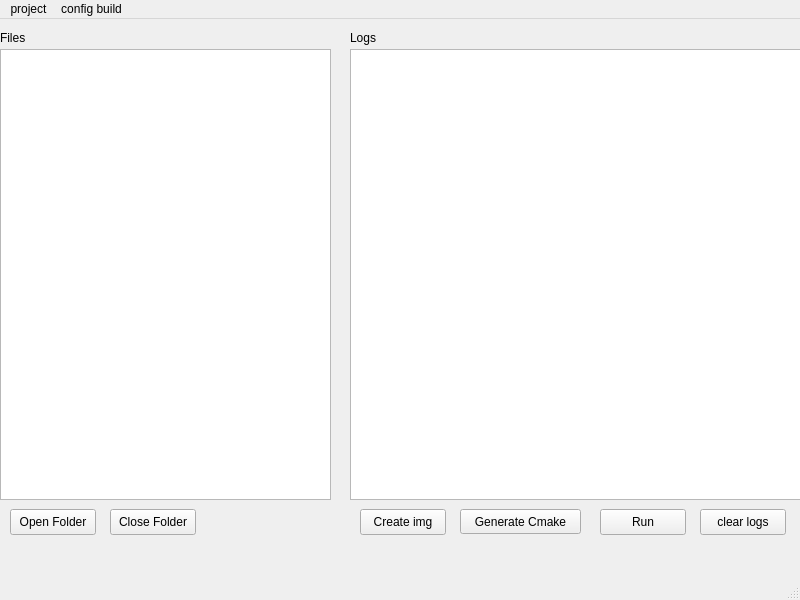
<?xml version="1.0" encoding="UTF-8"?>
<ui version="4.0">
 <class>MainWindow</class>
 <widget class="QMainWindow" name="MainWindow">
  <property name="geometry">
   <rect>
    <x>0</x>
    <y>0</y>
    <width>800</width>
    <height>600</height>
   </rect>
  </property>
  <property name="windowTitle">
   <string>MainWindow</string>
  </property>
  <widget class="QWidget" name="centralwidget">
   <widget class="QTreeView" name="treeView">
    <property name="geometry">
     <rect>
      <x>0</x>
      <y>30</y>
      <width>331</width>
      <height>451</height>
     </rect>
    </property>
   </widget>
   <widget class="QToolButton" name="toolButton">
    <property name="geometry">
     <rect>
      <x>460</x>
      <y>490</y>
      <width>121</width>
      <height>25</height>
     </rect>
    </property>
    <property name="text">
     <string>Generate Cmake</string>
    </property>
   </widget>
   <widget class="QPushButton" name="pushButton">
    <property name="geometry">
     <rect>
      <x>600</x>
      <y>490</y>
      <width>86</width>
      <height>26</height>
     </rect>
    </property>
    <property name="text">
     <string>Run</string>
    </property>
   </widget>
   <widget class="QPushButton" name="pushButton_2">
    <property name="geometry">
     <rect>
      <x>360</x>
      <y>490</y>
      <width>86</width>
      <height>26</height>
     </rect>
    </property>
    <property name="text">
     <string>Create img</string>
    </property>
   </widget>
   <widget class="QTextEdit" name="textEdit">
    <property name="geometry">
     <rect>
      <x>350</x>
      <y>30</y>
      <width>451</width>
      <height>451</height>
     </rect>
    </property>
    <property name="readOnly">
     <bool>true</bool>
    </property>
   </widget>
   <widget class="QLabel" name="label">
    <property name="geometry">
     <rect>
      <x>0</x>
      <y>10</y>
      <width>58</width>
      <height>18</height>
     </rect>
    </property>
    <property name="text">
     <string>Files</string>
    </property>
   </widget>
   <widget class="QLabel" name="label_2">
    <property name="geometry">
     <rect>
      <x>350</x>
      <y>10</y>
      <width>58</width>
      <height>18</height>
     </rect>
    </property>
    <property name="text">
     <string>Logs</string>
    </property>
   </widget>
   <widget class="QPushButton" name="pushButton_3">
    <property name="geometry">
     <rect>
      <x>10</x>
      <y>490</y>
      <width>86</width>
      <height>26</height>
     </rect>
    </property>
    <property name="text">
     <string>Open Folder</string>
    </property>
   </widget>
   <widget class="QPushButton" name="pushButton_4">
    <property name="geometry">
     <rect>
      <x>700</x>
      <y>490</y>
      <width>86</width>
      <height>26</height>
     </rect>
    </property>
    <property name="text">
     <string>clear logs</string>
    </property>
   </widget>
   <widget class="QPushButton" name="pushButton_5">
    <property name="geometry">
     <rect>
      <x>110</x>
      <y>490</y>
      <width>86</width>
      <height>26</height>
     </rect>
    </property>
    <property name="text">
     <string>Close Folder</string>
    </property>
   </widget>
  </widget>
  <widget class="QStatusBar" name="statusbar"/>
  <widget class="QMenuBar" name="menubar">
   <property name="geometry">
    <rect>
     <x>0</x>
     <y>0</y>
     <width>800</width>
     <height>23</height>
    </rect>
   </property>
   <widget class="QMenu" name="menuCOMPILE_VERSiON">
    <property name="title">
     <string>config build</string>
    </property>
    <widget class="QMenu" name="menuArquiteturas">
     <property name="title">
      <string>Arquiteturas</string>
     </property>
     <addaction name="actionx86_2"/>
     <addaction name="actionArm_2"/>
     <addaction name="actionRiscV_2"/>
    </widget>
    <widget class="QMenu" name="menuCmakeConfigs">
     <property name="title">
      <string>CmakeConfigs</string>
     </property>
     <widget class="QMenu" name="menuInternet">
      <property name="title">
       <string>Internet</string>
      </property>
      <addaction name="actionIPV4"/>
      <addaction name="actionIPV6"/>
      <addaction name="actionVirtualiza_ao_em_rede"/>
      <addaction name="actionBluethoot"/>
     </widget>
     <addaction name="actionNumero_de_Threads"/>
     <addaction name="actionRAM"/>
     <addaction name="actionDisco_de_img"/>
     <addaction name="actionFlags_unicas"/>
     <addaction name="menuInternet"/>
     <addaction name="actionC"/>
     <addaction name="actionC_2"/>
     <addaction name="actionAudio"/>
    </widget>
    <addaction name="separator"/>
    <addaction name="menuArquiteturas"/>
    <addaction name="menuCmakeConfigs"/>
    <addaction name="separator"/>
    <addaction name="actionNova_Arquitetura"/>
   </widget>
   <widget class="QMenu" name="menuFolder">
    <property name="title">
     <string>project</string>
    </property>
    <widget class="QMenu" name="menuModel_progect">
     <property name="title">
      <string>Model progect</string>
     </property>
     <addaction name="actionx86"/>
     <addaction name="actionArm"/>
     <addaction name="actionRiscV"/>
    </widget>
    <addaction name="actionAdd_folder"/>
    <addaction name="menuModel_progect"/>
    <addaction name="actionClose_project"/>
    <addaction name="actionDefine_path"/>
   </widget>
   <addaction name="menuFolder"/>
   <addaction name="menuCOMPILE_VERSiON"/>
  </widget>
  <action name="actionARM">
   <property name="checkable">
    <bool>true</bool>
   </property>
   <property name="text">
    <string>ARM</string>
   </property>
  </action>
  <action name="actionx86_64">
   <property name="checkable">
    <bool>true</bool>
   </property>
   <property name="text">
    <string>x86_64</string>
   </property>
  </action>
  <action name="actionRISC_V">
   <property name="checkable">
    <bool>true</bool>
   </property>
   <property name="text">
    <string>RISC_V</string>
   </property>
  </action>
  <action name="actionNASM">
   <property name="text">
    <string>NASM</string>
   </property>
  </action>
  <action name="actionConfig_Qemu">
   <property name="text">
    <string>Config Qemu</string>
   </property>
  </action>
  <action name="actionConfig_Nasm">
   <property name="text">
    <string>Config Nasm</string>
   </property>
  </action>
  <action name="actionConfig_gcc">
   <property name="text">
    <string>Config gcc</string>
   </property>
  </action>
  <action name="actionNumero_de_cores">
   <property name="text">
    <string>Numero de threads</string>
   </property>
  </action>
  <action name="actionRAM_para_qemu">
   <property name="text">
    <string>RAM para qemu</string>
   </property>
  </action>
  <action name="actionFlags_personalizadas">
   <property name="text">
    <string>Flags personalizadas</string>
   </property>
  </action>
  <action name="actionNew_Folder">
   <property name="text">
    <string>New Folder</string>
   </property>
  </action>
  <action name="actionPresets">
   <property name="text">
    <string>Presets</string>
   </property>
  </action>
  <action name="actionAdd_folder">
   <property name="text">
    <string>Open folder</string>
   </property>
  </action>
  <action name="actionx86">
   <property name="text">
    <string>x86</string>
   </property>
  </action>
  <action name="actionArm">
   <property name="text">
    <string>Arm</string>
   </property>
  </action>
  <action name="actionRiscV">
   <property name="text">
    <string>RiscV</string>
   </property>
  </action>
  <action name="actionNova_Arquitetura">
   <property name="text">
    <string>Nova Arquitetura</string>
   </property>
  </action>
  <action name="actionx86_2">
   <property name="checkable">
    <bool>true</bool>
   </property>
   <property name="text">
    <string>x86</string>
   </property>
  </action>
  <action name="actionArm_2">
   <property name="checkable">
    <bool>true</bool>
   </property>
   <property name="text">
    <string>Arm</string>
   </property>
  </action>
  <action name="actionRiscV_2">
   <property name="checkable">
    <bool>true</bool>
   </property>
   <property name="text">
    <string>RiscV</string>
   </property>
  </action>
  <action name="actionNumero_de_Threads">
   <property name="text">
    <string>Numero de Threads:</string>
   </property>
  </action>
  <action name="actionRAM">
   <property name="checkable">
    <bool>false</bool>
   </property>
   <property name="text">
    <string>RAM:</string>
   </property>
   <property name="toolTip">
    <string>RAM:</string>
   </property>
  </action>
  <action name="actionDisco_de_img">
   <property name="text">
    <string>Tamanho:</string>
   </property>
  </action>
  <action name="actionC">
   <property name="checkable">
    <bool>true</bool>
   </property>
   <property name="text">
    <string>C</string>
   </property>
  </action>
  <action name="actionC_2">
   <property name="checkable">
    <bool>true</bool>
   </property>
   <property name="text">
    <string>C++</string>
   </property>
  </action>
  <action name="actionAudio">
   <property name="checkable">
    <bool>true</bool>
   </property>
   <property name="text">
    <string>Audio</string>
   </property>
  </action>
  <action name="actionMicrofone">
   <property name="checkable">
    <bool>true</bool>
   </property>
   <property name="text">
    <string>Microfone</string>
   </property>
  </action>
  <action name="actionFlags_unicas">
   <property name="text">
    <string>Flags unicas:</string>
   </property>
  </action>
  <action name="actionIPV4">
   <property name="checkable">
    <bool>true</bool>
   </property>
   <property name="text">
    <string>IPV4</string>
   </property>
  </action>
  <action name="actionIPV6">
   <property name="checkable">
    <bool>true</bool>
   </property>
   <property name="text">
    <string>IPV6</string>
   </property>
  </action>
  <action name="actionVirtualiza_ao_em_rede">
   <property name="checkable">
    <bool>true</bool>
   </property>
   <property name="text">
    <string>Virtualizaçao em rede</string>
   </property>
  </action>
  <action name="actionBluethoot">
   <property name="checkable">
    <bool>true</bool>
   </property>
   <property name="text">
    <string>Bluetooth</string>
   </property>
  </action>
  <action name="actionNew_File">
   <property name="text">
    <string>New File</string>
   </property>
  </action>
  <action name="actionAdd_File">
   <property name="text">
    <string>Add File</string>
   </property>
  </action>
  <action name="actionClose_project">
   <property name="text">
    <string>Close project</string>
   </property>
  </action>
  <action name="actionDefine_path">
   <property name="text">
    <string>Define path</string>
   </property>
  </action>
 </widget>
 <resources/>
 <connections/>
</ui>
